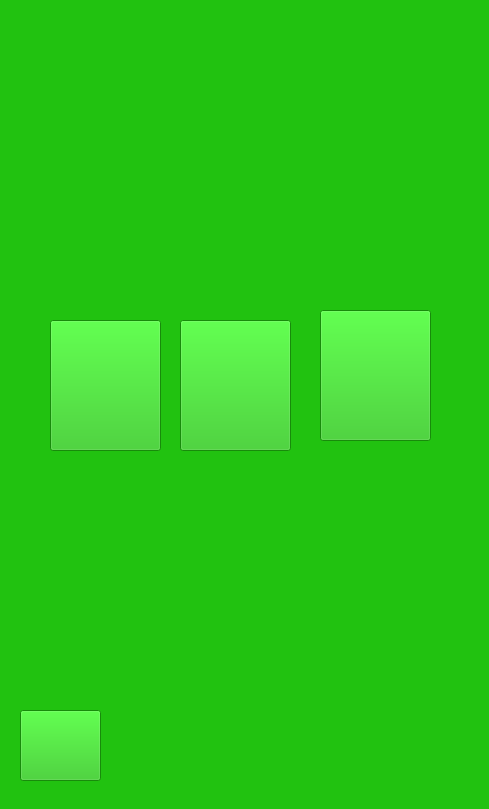
    <widget class="QWidget" name="adddairy">
     <property name="styleSheet">
      <string notr="true">background: rgb(33, 194, 16, 1)</string>
     </property>
     <widget class="QLabel" name="label_17">
      <property name="geometry">
       <rect>
        <x>0</x>
        <y>0</y>
        <width>480</width>
        <height>800</height>
       </rect>
      </property>
      <property name="styleSheet">
       <string notr="true">border-image: url(:/images/screen9_dairyzc.png)</string>
      </property>
      <property name="text">
       <string/>
      </property>
     </widget>
     <widget class="QPushButton" name="terug1_16">
      <property name="geometry">
       <rect>
        <x>20</x>
        <y>710</y>
        <width>81</width>
        <height>71</height>
       </rect>
      </property>
      <property name="autoFillBackground">
       <bool>false</bool>
      </property>
      <property name="styleSheet">
       <string notr="true">border-image: rgba(54, 235, 166, 1)</string>
      </property>
      <property name="text">
       <string/>
      </property>
     </widget>
     <widget class="QPushButton" name="addbutter">
      <property name="geometry">
       <rect>
        <x>50</x>
        <y>320</y>
        <width>111</width>
        <height>131</height>
       </rect>
      </property>
      <property name="autoFillBackground">
       <bool>false</bool>
      </property>
      <property name="styleSheet">
       <string notr="true">border-image: rgba(54, 235, 166, 1)</string>
      </property>
      <property name="text">
       <string/>
      </property>
     </widget>
     <widget class="QPushButton" name="addcheese">
      <property name="geometry">
       <rect>
        <x>180</x>
        <y>320</y>
        <width>111</width>
        <height>131</height>
       </rect>
      </property>
      <property name="autoFillBackground">
       <bool>false</bool>
      </property>
      <property name="styleSheet">
       <string notr="true">border-image: rgba(54, 235, 166, 1)</string>
      </property>
      <property name="text">
       <string/>
      </property>
     </widget>
     <widget class="QPushButton" name="addmilk">
      <property name="geometry">
       <rect>
        <x>320</x>
        <y>310</y>
        <width>111</width>
        <height>131</height>
       </rect>
      </property>
      <property name="autoFillBackground">
       <bool>false</bool>
      </property>
      <property name="styleSheet">
       <string notr="true">border-image: rgba(54, 235, 166, 1)</string>
      </property>
      <property name="text">
       <string/>
      </property>
     </widget>
    </widget>
